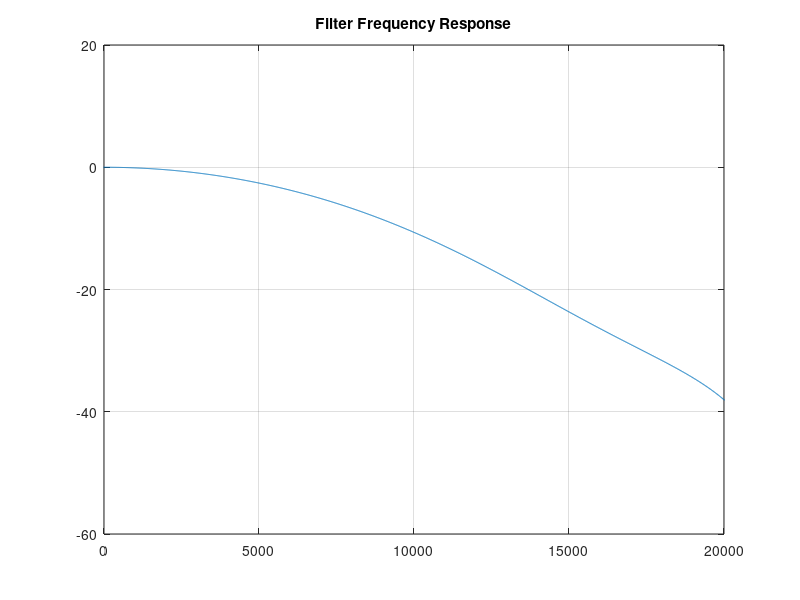

Recreate this plot in MATLAB.

% clear;
% close all;
% clc;

% % https://www.allaboutcircuits.com/technical-articles/design-of-fir-filters-design-octave-matlab/

% % We only have N = 3 (without tricks), so what does that get us?

% Adb = 40;



% pkg load signal



close all;
clear all;
clf;


% f1 = 10000;
% f2 = 15000;
% delta_f = f2-f1;
% Fs = 192000;
% dB  = 40;
% N = dB*Fs/(22*delta_f);

f1 = 1000;
f2 = 10000;
delta_f = f2-f1;
Fs = 44100;
dB  = -20 * log10(0.05)
N = dB*Fs/(22*delta_f)

f =  [f1 ]/(Fs/2);
hc = fir1(round(N)-1, f,'low');


figure
plot((-0.5:1/4096:0.5-1/4096)*Fs,20*log10(abs(fftshift(fft(hc,4096)))))
axis([0 20000 -60 20])
title('Filter Frequency Response')
grid on
